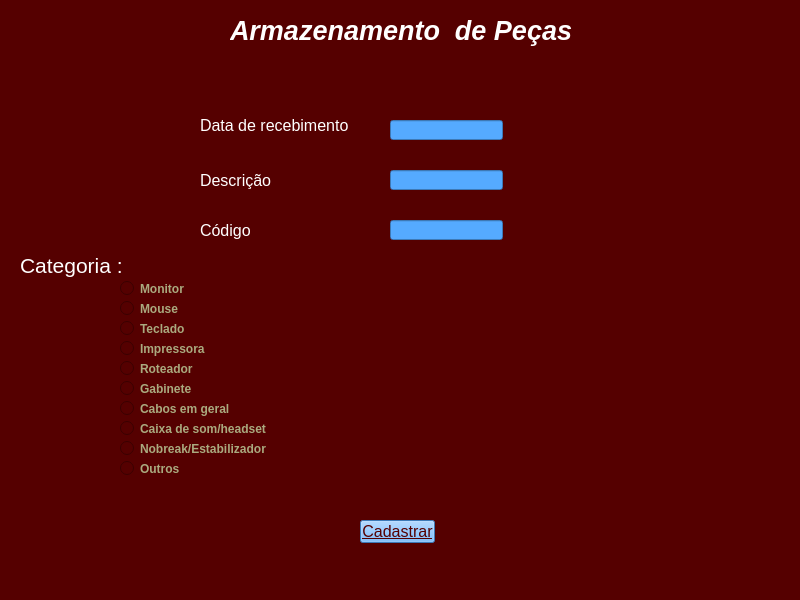
<?xml version="1.0" encoding="UTF-8"?>
<ui version="4.0">
 <class>MainWindow</class>
 <widget class="QMainWindow" name="MainWindow">
  <property name="geometry">
   <rect>
    <x>0</x>
    <y>0</y>
    <width>800</width>
    <height>600</height>
   </rect>
  </property>
  <property name="font">
   <font>
    <pointsize>12</pointsize>
   </font>
  </property>
  <property name="windowTitle">
   <string>MainWindow</string>
  </property>
  <property name="styleSheet">
   <string notr="true">background-color: rgb(85, 0, 0);</string>
  </property>
  <widget class="QWidget" name="centralwidget">
   <widget class="QLabel" name="label">
    <property name="geometry">
     <rect>
      <x>230</x>
      <y>10</y>
      <width>381</width>
      <height>41</height>
     </rect>
    </property>
    <property name="font">
     <font>
      <pointsize>20</pointsize>
      <weight>75</weight>
      <italic>true</italic>
      <bold>true</bold>
     </font>
    </property>
    <property name="styleSheet">
     <string notr="true">color: rgb(255, 255, 255);</string>
    </property>
    <property name="text">
     <string>Armazenamento  de Peças</string>
    </property>
   </widget>
   <widget class="QLabel" name="label_2">
    <property name="geometry">
     <rect>
      <x>200</x>
      <y>110</y>
      <width>151</width>
      <height>31</height>
     </rect>
    </property>
    <property name="font">
     <font>
      <pointsize>12</pointsize>
     </font>
    </property>
    <property name="styleSheet">
     <string notr="true">color: rgb(255, 255, 255);</string>
    </property>
    <property name="text">
     <string>Data de recebimento</string>
    </property>
   </widget>
   <widget class="QLabel" name="label_4">
    <property name="geometry">
     <rect>
      <x>200</x>
      <y>220</y>
      <width>61</width>
      <height>21</height>
     </rect>
    </property>
    <property name="font">
     <font>
      <pointsize>12</pointsize>
     </font>
    </property>
    <property name="styleSheet">
     <string notr="true">color: rgb(255, 255, 255);</string>
    </property>
    <property name="text">
     <string>Código </string>
    </property>
   </widget>
   <widget class="QLineEdit" name="lineEdit">
    <property name="geometry">
     <rect>
      <x>390</x>
      <y>120</y>
      <width>113</width>
      <height>20</height>
     </rect>
    </property>
    <property name="styleSheet">
     <string notr="true">background-color: rgb(85, 170, 255)</string>
    </property>
    <property name="text">
     <string/>
    </property>
   </widget>
   <widget class="QLineEdit" name="lineEdit_2">
    <property name="geometry">
     <rect>
      <x>390</x>
      <y>170</y>
      <width>113</width>
      <height>20</height>
     </rect>
    </property>
    <property name="styleSheet">
     <string notr="true">background-color: rgb(85, 170, 255)</string>
    </property>
   </widget>
   <widget class="QLineEdit" name="lineEdit_3">
    <property name="geometry">
     <rect>
      <x>390</x>
      <y>220</y>
      <width>113</width>
      <height>20</height>
     </rect>
    </property>
    <property name="styleSheet">
     <string notr="true">background-color: rgb(85, 170, 255)</string>
    </property>
   </widget>
   <widget class="QLabel" name="label_3">
    <property name="geometry">
     <rect>
      <x>200</x>
      <y>170</y>
      <width>71</width>
      <height>21</height>
     </rect>
    </property>
    <property name="font">
     <font>
      <pointsize>12</pointsize>
     </font>
    </property>
    <property name="styleSheet">
     <string notr="true">color: rgb(255, 255, 255);</string>
    </property>
    <property name="text">
     <string>Descrição</string>
    </property>
   </widget>
   <widget class="QLabel" name="label_5">
    <property name="geometry">
     <rect>
      <x>20</x>
      <y>250</y>
      <width>111</width>
      <height>31</height>
     </rect>
    </property>
    <property name="font">
     <font>
      <pointsize>16</pointsize>
     </font>
    </property>
    <property name="styleSheet">
     <string notr="true">color: rgb(255, 255, 255);</string>
    </property>
    <property name="text">
     <string>Categoria :</string>
    </property>
   </widget>
   <widget class="QRadioButton" name="radioButton">
    <property name="geometry">
     <rect>
      <x>120</x>
      <y>280</y>
      <width>82</width>
      <height>17</height>
     </rect>
    </property>
    <property name="font">
     <font>
      <weight>75</weight>
      <bold>true</bold>
     </font>
    </property>
    <property name="styleSheet">
     <string notr="true">color: rgb(170, 170, 127);</string>
    </property>
    <property name="text">
     <string>Monitor</string>
    </property>
   </widget>
   <widget class="QRadioButton" name="radioButton_2">
    <property name="geometry">
     <rect>
      <x>120</x>
      <y>300</y>
      <width>82</width>
      <height>17</height>
     </rect>
    </property>
    <property name="font">
     <font>
      <weight>75</weight>
      <bold>true</bold>
     </font>
    </property>
    <property name="styleSheet">
     <string notr="true">color: rgb(170, 170, 127);</string>
    </property>
    <property name="text">
     <string>Mouse</string>
    </property>
   </widget>
   <widget class="QRadioButton" name="radioButton_3">
    <property name="geometry">
     <rect>
      <x>120</x>
      <y>320</y>
      <width>82</width>
      <height>17</height>
     </rect>
    </property>
    <property name="font">
     <font>
      <weight>75</weight>
      <bold>true</bold>
     </font>
    </property>
    <property name="styleSheet">
     <string notr="true">color: rgb(170, 170, 127);</string>
    </property>
    <property name="text">
     <string>Teclado</string>
    </property>
   </widget>
   <widget class="QPushButton" name="pushButton">
    <property name="geometry">
     <rect>
      <x>360</x>
      <y>520</y>
      <width>75</width>
      <height>23</height>
     </rect>
    </property>
    <property name="font">
     <font>
      <pointsize>12</pointsize>
      <weight>50</weight>
      <italic>false</italic>
      <bold>false</bold>
      <underline>true</underline>
      <strikeout>false</strikeout>
     </font>
    </property>
    <property name="styleSheet">
     <string notr="true">background-color: rgb(85, 170, 255);
color: rgb(85, 0, 0);</string>
    </property>
    <property name="text">
     <string>Cadastrar</string>
    </property>
   </widget>
   <widget class="QRadioButton" name="radioButton_4">
    <property name="geometry">
     <rect>
      <x>120</x>
      <y>340</y>
      <width>91</width>
      <height>17</height>
     </rect>
    </property>
    <property name="font">
     <font>
      <weight>75</weight>
      <bold>true</bold>
     </font>
    </property>
    <property name="styleSheet">
     <string notr="true">color: rgb(170, 170, 127);</string>
    </property>
    <property name="text">
     <string>Impressora</string>
    </property>
   </widget>
   <widget class="QRadioButton" name="radioButton_5">
    <property name="geometry">
     <rect>
      <x>120</x>
      <y>360</y>
      <width>82</width>
      <height>17</height>
     </rect>
    </property>
    <property name="font">
     <font>
      <weight>75</weight>
      <bold>true</bold>
     </font>
    </property>
    <property name="styleSheet">
     <string notr="true">color: rgb(170, 170, 127);</string>
    </property>
    <property name="text">
     <string>Roteador</string>
    </property>
   </widget>
   <widget class="QRadioButton" name="radioButton_6">
    <property name="geometry">
     <rect>
      <x>120</x>
      <y>380</y>
      <width>82</width>
      <height>17</height>
     </rect>
    </property>
    <property name="font">
     <font>
      <weight>75</weight>
      <bold>true</bold>
     </font>
    </property>
    <property name="styleSheet">
     <string notr="true">color: rgb(170, 170, 127);</string>
    </property>
    <property name="text">
     <string>Gabinete</string>
    </property>
   </widget>
   <widget class="QRadioButton" name="radioButton_7">
    <property name="geometry">
     <rect>
      <x>120</x>
      <y>400</y>
      <width>111</width>
      <height>17</height>
     </rect>
    </property>
    <property name="font">
     <font>
      <weight>75</weight>
      <bold>true</bold>
     </font>
    </property>
    <property name="styleSheet">
     <string notr="true">color: rgb(170, 170, 127);</string>
    </property>
    <property name="text">
     <string>Cabos em geral</string>
    </property>
   </widget>
   <widget class="QRadioButton" name="radioButton_8">
    <property name="geometry">
     <rect>
      <x>120</x>
      <y>420</y>
      <width>151</width>
      <height>17</height>
     </rect>
    </property>
    <property name="font">
     <font>
      <weight>75</weight>
      <bold>true</bold>
     </font>
    </property>
    <property name="styleSheet">
     <string notr="true">color: rgb(170, 170, 127);</string>
    </property>
    <property name="text">
     <string>Caixa de som/headset</string>
    </property>
   </widget>
   <widget class="QRadioButton" name="radioButton_9">
    <property name="geometry">
     <rect>
      <x>120</x>
      <y>440</y>
      <width>151</width>
      <height>17</height>
     </rect>
    </property>
    <property name="font">
     <font>
      <weight>75</weight>
      <bold>true</bold>
     </font>
    </property>
    <property name="styleSheet">
     <string notr="true">color: rgb(170, 170, 127);</string>
    </property>
    <property name="text">
     <string>Nobreak/Estabilizador</string>
    </property>
   </widget>
   <widget class="QRadioButton" name="radioButton_10">
    <property name="geometry">
     <rect>
      <x>120</x>
      <y>460</y>
      <width>82</width>
      <height>17</height>
     </rect>
    </property>
    <property name="font">
     <font>
      <weight>75</weight>
      <bold>true</bold>
     </font>
    </property>
    <property name="styleSheet">
     <string notr="true">color: rgb(170, 170, 127);</string>
    </property>
    <property name="text">
     <string>Outros</string>
    </property>
   </widget>
  </widget>
  <widget class="QStatusBar" name="statusbar"/>
 </widget>
 <resources/>
 <connections/>
</ui>
